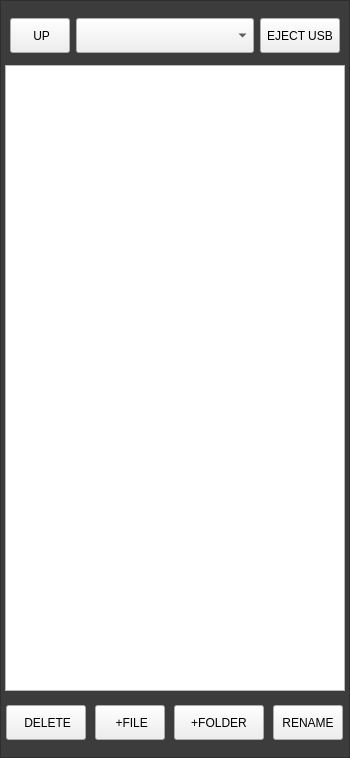
                <widget class="QFrame" name="frame_35">
                 <property name="geometry">
                  <rect>
                   <x>0</x>
                   <y>5</y>
                   <width>350</width>
                   <height>758</height>
                  </rect>
                 </property>
                 <property name="sizePolicy">
                  <sizepolicy hsizetype="Fixed" vsizetype="Preferred">
                   <horstretch>0</horstretch>
                   <verstretch>0</verstretch>
                  </sizepolicy>
                 </property>
                 <property name="minimumSize">
                  <size>
                   <width>350</width>
                   <height>0</height>
                  </size>
                 </property>
                 <property name="maximumSize">
                  <size>
                   <width>350</width>
                   <height>16777215</height>
                  </size>
                 </property>
                 <property name="styleSheet">
                  <string notr="true">.QFrame{
    background-color: rgb(60, 60, 60);
}</string>
                 </property>
                 <property name="frameShape">
                  <enum>QFrame::StyledPanel</enum>
                 </property>
                 <property name="frameShadow">
                  <enum>QFrame::Raised</enum>
                 </property>
                 <layout class="QVBoxLayout" name="verticalLayout_37">
                  <property name="leftMargin">
                   <number>4</number>
                  </property>
                  <property name="rightMargin">
                   <number>4</number>
                  </property>
                  <item>
                   <layout class="QHBoxLayout" name="horizontalLayout_124">
                    <property name="leftMargin">
                     <number>5</number>
                    </property>
                    <property name="topMargin">
                     <number>4</number>
                    </property>
                    <property name="rightMargin">
                     <number>5</number>
                    </property>
                    <property name="bottomMargin">
                     <number>8</number>
                    </property>
                    <item>
                     <widget class="QPushButton" name="folderUp_left">
                      <property name="sizePolicy">
                       <sizepolicy hsizetype="Fixed" vsizetype="Fixed">
                        <horstretch>0</horstretch>
                        <verstretch>0</verstretch>
                       </sizepolicy>
                      </property>
                      <property name="minimumSize">
                       <size>
                        <width>60</width>
                        <height>35</height>
                       </size>
                      </property>
                      <property name="maximumSize">
                       <size>
                        <width>50</width>
                        <height>30</height>
                       </size>
                      </property>
                      <property name="focusPolicy">
                       <enum>Qt::NoFocus</enum>
                      </property>
                      <property name="styleSheet">
                       <string notr="true">QPushButton {
   	font: 12pt &quot;Bebas Kai&quot;;
}</string>
                      </property>
                      <property name="text">
                       <string> UP</string>
                      </property>
                      <property name="icon">
                       <iconset resource="../resources.qrc">
                        <normaloff>:/images/folder_up.png</normaloff>:/images/folder_up.png</iconset>
                      </property>
                      <property name="iconSize">
                       <size>
                        <width>30</width>
                        <height>17</height>
                       </size>
                      </property>
                     </widget>
                    </item>
                    <item>
                     <widget class="RemovableDeviceComboBox" name="pathComboBox">
                      <property name="sizePolicy">
                       <sizepolicy hsizetype="Preferred" vsizetype="Fixed">
                        <horstretch>1</horstretch>
                        <verstretch>0</verstretch>
                       </sizepolicy>
                      </property>
                      <property name="minimumSize">
                       <size>
                        <width>0</width>
                        <height>35</height>
                       </size>
                      </property>
                      <property name="maximumSize">
                       <size>
                        <width>16777215</width>
                        <height>30</height>
                       </size>
                      </property>
                      <property name="styleSheet">
                       <string notr="true">QScrollBar:horizontal {
        min-width: 240px;
        height: 13px;
    }

    QScrollBar:vertical {
        min-height: 240px;
        width: 13px;
    }

    QScrollBar::groove {
        background: gray;
        border-radius: 5px;
    }

    QScrollBar::handle {
        background: blue;
        border-radius: 5px;
    }

    QScrollBar::handle:horizontal {
        width: 25px;
    }

    QScrollBar::handle:vertical {
        height: 25px;
    }</string>
                      </property>
                      <property name="currentIndex">
                       <number>2</number>
                      </property>
                     </widget>
                    </item>
                    <item>
                     <widget class="QPushButton" name="device_eject_usb_button">
                      <property name="sizePolicy">
                       <sizepolicy hsizetype="Fixed" vsizetype="Fixed">
                        <horstretch>0</horstretch>
                        <verstretch>0</verstretch>
                       </sizepolicy>
                      </property>
                      <property name="minimumSize">
                       <size>
                        <width>70</width>
                        <height>35</height>
                       </size>
                      </property>
                      <property name="maximumSize">
                       <size>
                        <width>100</width>
                        <height>30</height>
                       </size>
                      </property>
                      <property name="focusPolicy">
                       <enum>Qt::NoFocus</enum>
                      </property>
                      <property name="styleSheet">
                       <string notr="true">QPushButton {
   	font: 12pt &quot;Bebas Kai&quot;;
}</string>
                      </property>
                      <property name="text">
                       <string>EJECT USB</string>
                      </property>
                     </widget>
                    </item>
                   </layout>
                  </item>
                  <item>
                   <layout class="QHBoxLayout" name="horizontalLayout_125">
                    <item>
                     <widget class="FileSystemTable" name="filesystemtable_left">
                      <property name="focusPolicy">
                       <enum>Qt::WheelFocus</enum>
                      </property>
                      <property name="styleSheet">
                       <string notr="true">FileSystemTable {
	color: black;
   	border: 4px;
	border-color: rgb(120, 120, 120);
	border-style: solid;
	background-color: rgb(238, 238, 236);
    font: 12pt &quot;Bebas Kai&quot;;
}

QHeaderView {
    background-color: rgb(220, 220, 220);
	color: black;
    border: none;
	border-radius:none;
	border-style: none;
	font: 13pt &quot;Bebas Kai&quot;;
}</string>
                      </property>
                      <property name="locale">
                       <locale language="English" country="Germany"/>
                      </property>
                      <property name="selectionMode">
                       <enum>QAbstractItemView::SingleSelection</enum>
                      </property>
                      <property name="verticalScrollMode">
                       <enum>QAbstractItemView::ScrollPerItem</enum>
                      </property>
                      <property name="showGrid">
                       <bool>false</bool>
                      </property>
                      <property name="sortingEnabled">
                       <bool>true</bool>
                      </property>
                      <property name="tableType" stdset="0">
                       <enum>FileSystemTable::Remote</enum>
                      </property>
                      <property name="hiddenColumns" stdset="0">
                       <string>1,2</string>
                      </property>
                      <attribute name="horizontalHeaderDefaultSectionSize">
                       <number>180</number>
                      </attribute>
                      <attribute name="horizontalHeaderMinimumSectionSize">
                       <number>28</number>
                      </attribute>
                      <attribute name="horizontalHeaderShowSortIndicator" stdset="0">
                       <bool>true</bool>
                      </attribute>
                     </widget>
                    </item>
                   </layout>
                  </item>
                  <item>
                   <layout class="QHBoxLayout" name="horizontalLayout_126">
                    <property name="spacing">
                     <number>8</number>
                    </property>
                    <property name="leftMargin">
                     <number>0</number>
                    </property>
                    <property name="topMargin">
                     <number>6</number>
                    </property>
                    <property name="bottomMargin">
                     <number>8</number>
                    </property>
                    <item>
                     <widget class="QPushButton" name="device_delete_item_button">
                      <property name="sizePolicy">
                       <sizepolicy hsizetype="Fixed" vsizetype="Fixed">
                        <horstretch>0</horstretch>
                        <verstretch>0</verstretch>
                       </sizepolicy>
                      </property>
                      <property name="minimumSize">
                       <size>
                        <width>80</width>
                        <height>35</height>
                       </size>
                      </property>
                      <property name="maximumSize">
                       <size>
                        <width>70</width>
                        <height>30</height>
                       </size>
                      </property>
                      <property name="focusPolicy">
                       <enum>Qt::NoFocus</enum>
                      </property>
                      <property name="styleSheet">
                       <string notr="true">QPushButton {
   	font: 14pt &quot;Bebas Kai&quot;;
}</string>
                      </property>
                      <property name="text">
                       <string> DELETE</string>
                      </property>
                      <property name="icon">
                       <iconset resource="../resources.qrc">
                        <normaloff>:/images/delete.png</normaloff>:/images/delete.png</iconset>
                      </property>
                      <property name="iconSize">
                       <size>
                        <width>14</width>
                        <height>14</height>
                       </size>
                      </property>
                     </widget>
                    </item>
                    <item>
                     <widget class="QPushButton" name="device_new_file_button">
                      <property name="sizePolicy">
                       <sizepolicy hsizetype="Fixed" vsizetype="Fixed">
                        <horstretch>0</horstretch>
                        <verstretch>0</verstretch>
                       </sizepolicy>
                      </property>
                      <property name="minimumSize">
                       <size>
                        <width>70</width>
                        <height>35</height>
                       </size>
                      </property>
                      <property name="maximumSize">
                       <size>
                        <width>70</width>
                        <height>30</height>
                       </size>
                      </property>
                      <property name="focusPolicy">
                       <enum>Qt::NoFocus</enum>
                      </property>
                      <property name="styleSheet">
                       <string notr="true">QPushButton {
   	font: 14pt &quot;Bebas Kai&quot;;
}</string>
                      </property>
                      <property name="text">
                       <string> +FILE</string>
                      </property>
                      <property name="icon">
                       <iconset resource="../resources.qrc">
                        <normaloff>:/images/new_file.png</normaloff>:/images/new_file.png</iconset>
                      </property>
                      <property name="iconSize">
                       <size>
                        <width>12</width>
                        <height>16</height>
                       </size>
                      </property>
                     </widget>
                    </item>
                    <item>
                     <widget class="QPushButton" name="device_new_folder_button">
                      <property name="sizePolicy">
                       <sizepolicy hsizetype="Fixed" vsizetype="Fixed">
                        <horstretch>0</horstretch>
                        <verstretch>0</verstretch>
                       </sizepolicy>
                      </property>
                      <property name="minimumSize">
                       <size>
                        <width>90</width>
                        <height>35</height>
                       </size>
                      </property>
                      <property name="maximumSize">
                       <size>
                        <width>70</width>
                        <height>30</height>
                       </size>
                      </property>
                      <property name="focusPolicy">
                       <enum>Qt::NoFocus</enum>
                      </property>
                      <property name="styleSheet">
                       <string notr="true">QPushButton {
   	font: 14pt &quot;Bebas Kai&quot;;
}</string>
                      </property>
                      <property name="text">
                       <string>+FOLDER</string>
                      </property>
                      <property name="icon">
                       <iconset resource="../resources.qrc">
                        <normaloff>:/images/new_folder.png</normaloff>:/images/new_folder.png</iconset>
                      </property>
                      <property name="iconSize">
                       <size>
                        <width>28</width>
                        <height>15</height>
                       </size>
                      </property>
                     </widget>
                    </item>
                    <item>
                     <widget class="QPushButton" name="device_rename_item_button">
                      <property name="sizePolicy">
                       <sizepolicy hsizetype="Fixed" vsizetype="Fixed">
                        <horstretch>0</horstretch>
                        <verstretch>0</verstretch>
                       </sizepolicy>
                      </property>
                      <property name="minimumSize">
                       <size>
                        <width>60</width>
                        <height>35</height>
                       </size>
                      </property>
                      <property name="maximumSize">
                       <size>
                        <width>70</width>
                        <height>30</height>
                       </size>
                      </property>
                      <property name="focusPolicy">
                       <enum>Qt::NoFocus</enum>
                      </property>
                      <property name="styleSheet">
                       <string notr="true">QPushButton {
   	font: 14pt &quot;Bebas Kai&quot;;
}</string>
                      </property>
                      <property name="text">
                       <string>RENAME</string>
                      </property>
                     </widget>
                    </item>
                   </layout>
                  </item>
                 </layout>
                </widget>
